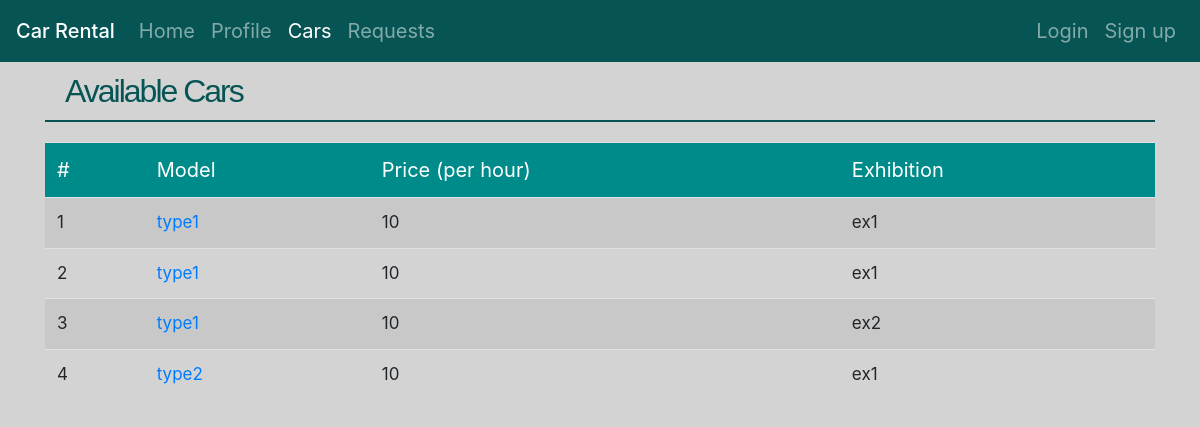
Page /rental/cars/ (signed in) on the earlier database version.
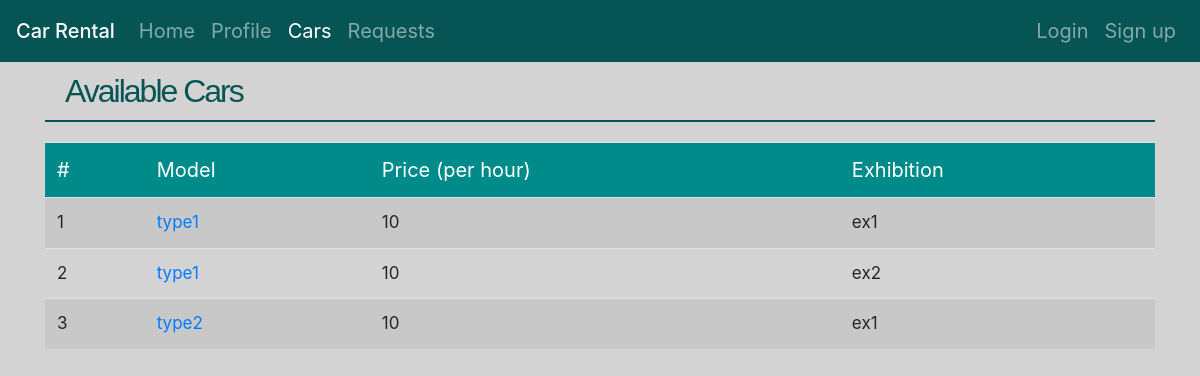
Same page on the later database version.
### car_rental/models.py (models this page shows, shortened)
class Car(models.Model):
    car_type = models.CharField(max_length=50, default='type0')
    plate = models.CharField(max_length=8, default='12345678')
    renter = models.ForeignKey(User, null=True, default=None, on_delete=models.SET_NULL, related_name='cars_rented')
    owner = models.ForeignKey(User, on_delete=models.CASCADE, null=True, related_name='cars_owned')
    price_per_hour = models.IntegerField(default=10)
    rent_start_time = models.DateTimeField('Start Time', default=timezone.now)
    rent_end_time = models.DateTimeField('End Time', default=timezone.now)

class User(AbstractUser):
    isCarExhibition = models.BooleanField(default=False)
    credit = models.IntegerField(default=0)

### car_rental/views.py (the view)
# urls.py: path('cars/', views.CarListView.as_view(), name='cars'),
@method_decorator(login_required, name='dispatch')
class CarListView(generic.ListView):
    template_name = 'car_rental/car_list.html'
    model = Car
    context_object_name = 'cars'
    def get_queryset(self):
        current_user = get_object_or_404(User, id=self.request.user.id)
        if current_user.isCarExhibition:
            return current_user.cars_owned.all()
        else:
            return Car.objects.exclude(rent_end_time__gt=timezone.now())

### car_rental/templates/car_rental/car_list.html (shortened to what this page needs)
{% extends 'car_rental/base.html' %}
{% load static %}
{% block style %}
    <link rel="stylesheet" type="text/css" href="{% static 'car_rental/stylesheets/car_list.css' %}">
{% endblock %}
{% block content %}
<div class="container">
    <h1>
{% if user.isCarExhibition %}
   Your Cars
{% else %}
    Available Cars
{% endif %}
    </h1>
{% if cars %}
<table class="table table-striped table-hover">
    <thead class="thead-dark">
    <tr class="table_head" style="background: darkcyan;">
    <td>#</td>
    <td>Model</td>
    <td>
{% if user.isCarExhibition %}
   Status
{% else %}
    Price (per hour)
{% endif %}
    </td>
    <td>
{% if user.isCarExhibition %}
    ID
{% else %}
    Exhibition
{% endif %}
    </td>
    </tr>
    </thead>
{% for car in cars %}
    <tr>
    <td>{{ forloop.counter }}</td>
        <td><a href="{% url 'car_rental:car' car.id %}">{{ car.car_type }}</a></td>
    <td>
{% if user.isCarExhibition %}
    {% if car.is_rented %}
        <span style="color: darkred">rented</span>
    {% else %}
        <span style="color: darkgreen">free</span>
    {% endif %}
{% else %}
    {{ car.price_per_hour }}
{% endif %}
    </td>
    <td>
{% if user.isCarExhibition %}
    {{ car.id }}
{% else %}
    {{ car.owner.username }}
{% endif %}
    </td>
    </tr>
{% endfor %}
{% else %}
{% if user.isCarExhibition %}
        <div class="alert alert-danger"><strong>Sorry!</strong> You have no cars! </div>
{% else %}
        <div class="alert alert-danger"><strong>Sorry!</strong> There are no available cars for you! </div>
{% endif %}
{% endif %}
</table>
</div>
{% endblock %}

Differences in the rows shown:
no longer on this page (row edited): Car: car_type "type1", price_per_hour "10", owner.username "ex1"
